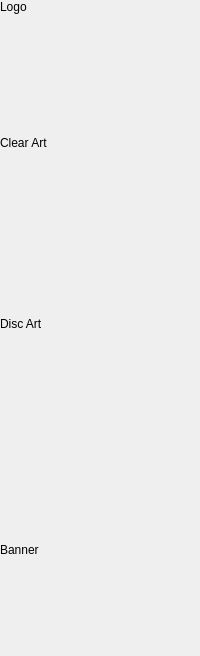
            <widget class="QWidget" name="page_2_removed">
             <layout class="QVBoxLayout" name="verticalLayout_11">
              <property name="leftMargin">
               <number>0</number>
              </property>
              <property name="topMargin">
               <number>0</number>
              </property>
              <property name="rightMargin">
               <number>0</number>
              </property>
              <property name="bottomMargin">
               <number>0</number>
              </property>
              <item>
               <widget class="QLabel" name="labelLogo">
                <property name="text">
                 <string>Logo</string>
                </property>
               </widget>
              </item>
              <item>
               <widget class="ClosableImage" name="logo">
                <property name="minimumSize">
                 <size>
                  <width>180</width>
                  <height>110</height>
                 </size>
                </property>
                <property name="maximumSize">
                 <size>
                  <width>180</width>
                  <height>110</height>
                 </size>
                </property>
                <property name="cursor">
                 <cursorShape>PointingHandCursor</cursorShape>
                </property>
                <property name="toolTip">
                 <string>Click to Change</string>
                </property>
                <property name="text">
                 <string/>
                </property>
                <property name="pixmap">
                 <pixmap resource="../../../data/MediaElch.qrc">:/img/placeholders/logo.png</pixmap>
                </property>
                <property name="alignment">
                 <set>Qt::AlignmentFlag::AlignCenter</set>
                </property>
                <property name="clickable" stdset="0">
                 <bool>true</bool>
                </property>
                <property name="myFixedHeight" stdset="0">
                 <number>110</number>
                </property>
                <property name="title" stdset="0">
                 <string>Logo</string>
                </property>
               </widget>
              </item>
              <item>
               <widget class="QLabel" name="labelClearArt">
                <property name="text">
                 <string>Clear Art</string>
                </property>
               </widget>
              </item>
              <item>
               <widget class="ClosableImage" name="clearArt">
                <property name="minimumSize">
                 <size>
                  <width>180</width>
                  <height>155</height>
                 </size>
                </property>
                <property name="maximumSize">
                 <size>
                  <width>180</width>
                  <height>155</height>
                 </size>
                </property>
                <property name="cursor">
                 <cursorShape>PointingHandCursor</cursorShape>
                </property>
                <property name="toolTip">
                 <string>Click to Change</string>
                </property>
                <property name="text">
                 <string/>
                </property>
                <property name="pixmap">
                 <pixmap resource="../../../data/MediaElch.qrc">:/img/placeholders/clear_art.png</pixmap>
                </property>
                <property name="alignment">
                 <set>Qt::AlignmentFlag::AlignCenter</set>
                </property>
                <property name="clickable" stdset="0">
                 <bool>true</bool>
                </property>
                <property name="myFixedHeight" stdset="0">
                 <number>155</number>
                </property>
                <property name="title" stdset="0">
                 <string>Clear Art</string>
                </property>
               </widget>
              </item>
              <item>
               <widget class="QLabel" name="labelDiscArt">
                <property name="text">
                 <string>Disc Art</string>
                </property>
               </widget>
              </item>
              <item>
               <widget class="ClosableImage" name="cdArt">
                <property name="minimumSize">
                 <size>
                  <width>180</width>
                  <height>200</height>
                 </size>
                </property>
                <property name="maximumSize">
                 <size>
                  <width>180</width>
                  <height>200</height>
                 </size>
                </property>
                <property name="cursor">
                 <cursorShape>PointingHandCursor</cursorShape>
                </property>
                <property name="toolTip">
                 <string>Click to Change</string>
                </property>
                <property name="text">
                 <string/>
                </property>
                <property name="pixmap">
                 <pixmap resource="../../../data/MediaElch.qrc">:/img/placeholders/cd_art.png</pixmap>
                </property>
                <property name="alignment">
                 <set>Qt::AlignmentFlag::AlignCenter</set>
                </property>
                <property name="clickable" stdset="0">
                 <bool>true</bool>
                </property>
                <property name="myFixedHeight" stdset="0">
                 <number>200</number>
                </property>
                <property name="title" stdset="0">
                 <string>CD Art</string>
                </property>
               </widget>
              </item>
              <item>
               <widget class="QLabel" name="labelBanner">
                <property name="text">
                 <string>Banner</string>
                </property>
               </widget>
              </item>
              <item>
               <widget class="ClosableImage" name="banner">
                <property name="minimumSize">
                 <size>
                  <width>180</width>
                  <height>53</height>
                 </size>
                </property>
                <property name="maximumSize">
                 <size>
                  <width>180</width>
                  <height>53</height>
                 </size>
                </property>
                <property name="cursor">
                 <cursorShape>PointingHandCursor</cursorShape>
                </property>
                <property name="toolTip">
                 <string>Click to Change</string>
                </property>
                <property name="text">
                 <string/>
                </property>
                <property name="pixmap">
                 <pixmap resource="../../../data/MediaElch.qrc">:/img/placeholders/banner.png</pixmap>
                </property>
                <property name="alignment">
                 <set>Qt::AlignmentFlag::AlignCenter</set>
                </property>
                <property name="myFixedHeight" stdset="0">
                 <number>53</number>
                </property>
                <property name="clickable" stdset="0">
                 <bool>true</bool>
                </property>
                <property name="title" stdset="0">
                 <string>Banner</string>
                </property>
               </widget>
              </item>
              <item>
               <spacer name="verticalSpacer_7">
                <property name="orientation">
                 <enum>Qt::Vertical</enum>
                </property>
                <property name="sizeHint" stdset="0">
                 <size>
                  <width>20</width>
                  <height>40</height>
                 </size>
                </property>
               </spacer>
              </item>
             </layout>
            </widget>
